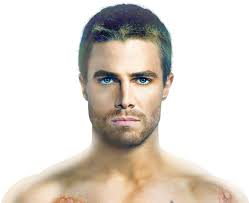
%> input picture face2.jpg, 249 x 203 px
$ octave facial_features.m   (GNU Octave 9; MATLAB toolbox functions it lacks are replaced by stand-ins)
%> lines starting %> are read from the running program, lines starting %| are printed output that depends on the picture
I = imread('face2.jpg');
%> I is the input picture: size 203x249x3 uint8; mean R, G, B 222.1, 214.6, 206.3
RI = imresize(I, [320 320]);
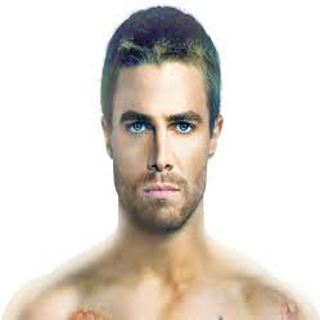
%> RI: size 320x320x3 uint8; mean R, G, B 222.1, 214.6, 206.3
GSRI = rgb2gray(RI);
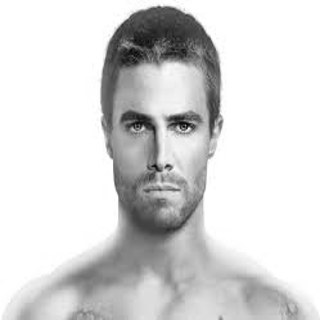
%> GSRI: size 320x320 uint8; min 1, max 255, mean 215.9

det = vision.CascadeObjectDetector;
bbox = step(det, RI);
%> bbox = [92 72 141 141]

%CI = imcrop(RI, [bbox(1) bbox(2) bbox(3) bbox(4)]);

corners = detectMinEigenFeatures(GSRI, 'ROI', [bbox(1) bbox(2) bbox(3) bbox(4)]);
%> corners = 150 points; strongest (x, y): (190, 128), (144, 127), (178, 127), (186, 127), (171, 168)

eyedet = vision.CascadeObjectDetector('lefteye', 'MergeThreshold', 64);
nosedet = vision.CascadeObjectDetector('nose', 'MergeThreshold', 16);
mouthdet = vision.CascadeObjectDetector('mouth', 'MergeThreshold', 64);
%> (the run ends here)

$ run again, with face10.jpg copied over face2.jpg
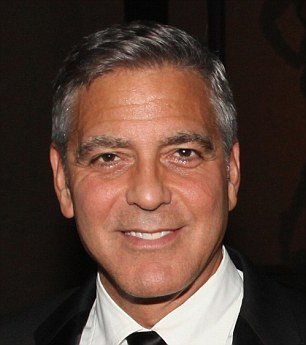
%> input picture face10.jpg, 306 x 345 px
%> I is the input picture: size 345x306x3 uint8; mean R, G, B 86.8, 63.3, 53
%> `RI = imresize(I, [320 320]);`:
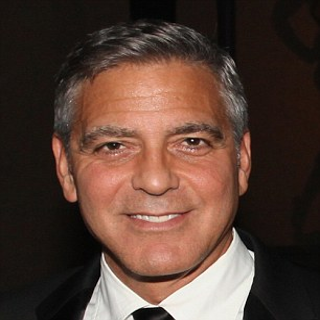
%> RI: size 320x320x3 uint8; mean R, G, B 86.8, 63.3, 53
%> `GSRI = rgb2gray(RI);`:
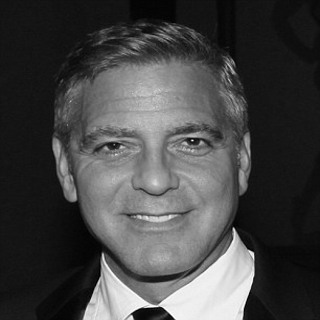
%> GSRI: size 320x320 uint8; min 0, max 255, mean 69.1
%> bbox = [62 77 181 181]
%> corners = 208 points; strongest (x, y): (193, 141), (234, 229), (202, 142), (104, 254), (122, 147)

$ run again, with face11.jpg copied over face2.jpg
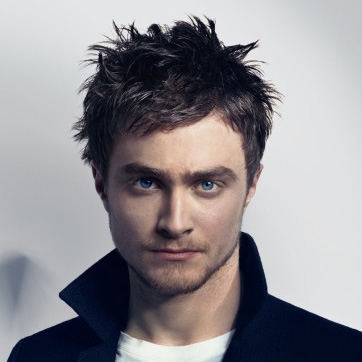
%> input picture face11.jpg, 362 x 362 px
%> I is the input picture: size 362x362x3 uint8; mean R, G, B 144.1, 141.2, 145.4
%> `GSRI = rgb2gray(RI);`:
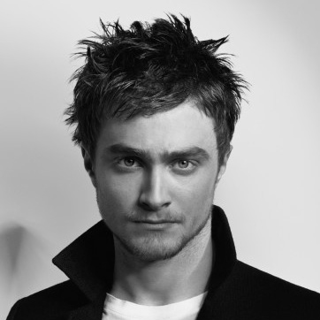
%> GSRI: size 320x320 uint8; min 2, max 244, mean 142.5
%> bbox = [80 104 155 155]
%> corners = 275 points; strongest (x, y): (185, 163), (190, 164), (213, 207), (102, 219), (170, 203)
